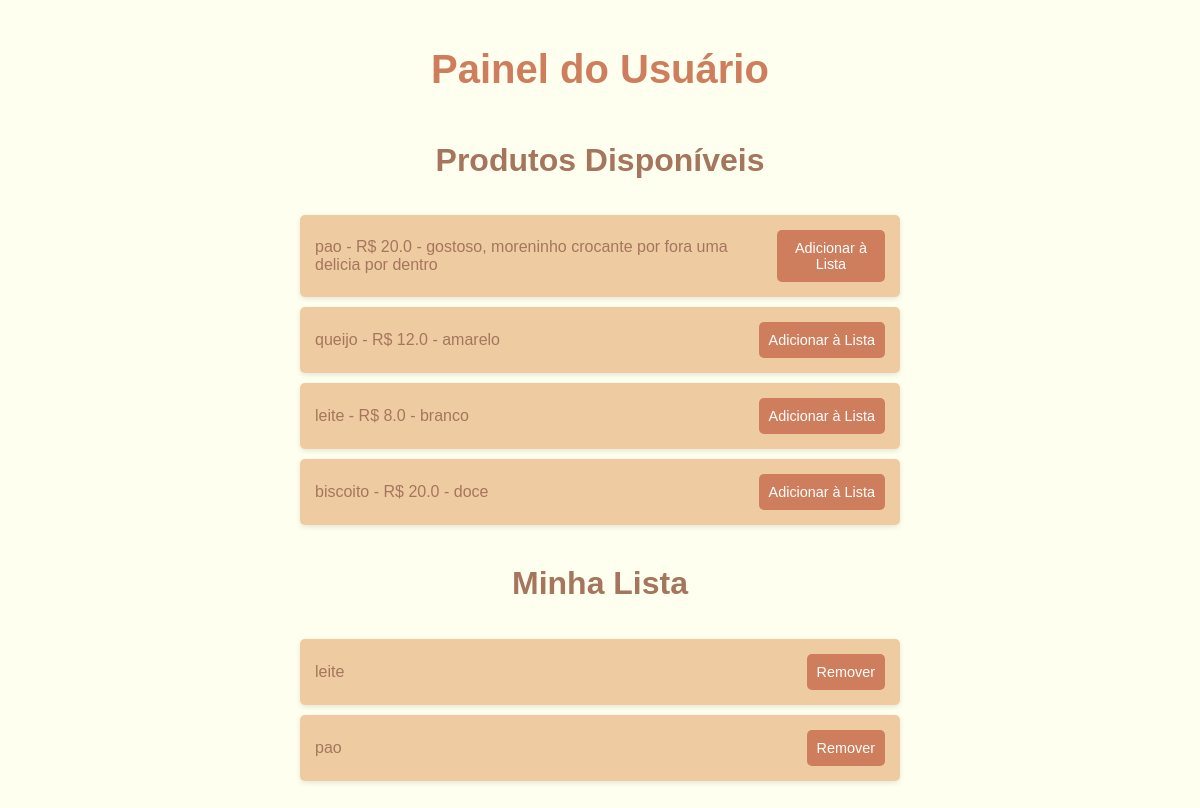
Page /pagusuario (signed in) on the committed database.
### app.py (models this page shows)
class Produto(db.Model):
    id = db.Column(db.Integer, primary_key=True)
    nome = db.Column(db.String(150), nullable=False)
    preco = db.Column(db.Float, nullable=False)
    desc = db.Column(db.String(300), nullable=False)
    estoque = db.Column(db.Integer, nullable=False)

class ListaCompra(db.Model):
    id = db.Column(db.Integer, primary_key=True)
    id_usu = db.Column(db.Integer, db.ForeignKey('cliente.id'), nullable=False)
    product_id = db.Column(db.Integer, db.ForeignKey('produto.id'), nullable=False)
    product = db.relationship('Produto', backref='lista_compras')

### app.py (the view)
@app.route('/pagusuario', methods=['GET'])
@login_required
def pagusuario():
    produtos = Produto.query.all()
    listausu = ListaCompra.query.filter_by(id_usu=current_user.id).all()
    return render_template('pagusuario.html', produtos=produtos, listausu=listausu)

### app.py (called while the page is built)
@login_manager.user_loader
def load_user(user_id):
    user = Cliente.query.get(int(user_id))
    if user is None:
        user = Funcionario.query.get(int(user_id))
    return user

### templates/pagusuario.html (shortened to what this page needs)
<!DOCTYPE html>
<html lang="pt-BR">
<head>
</head>
<body>
    <h1>Painel do Usuário</h1>
    <h2>Produtos Disponíveis</h2>
    <ul>
        {% for produto in produtos %}
            <li>
                {{ produto.nome }} - R$ {{ produto.preco }} - {{ produto.desc }}
                <form action="{{ url_for('adicionar_a_lista', product_id=produto.id) }}" method="POST">
                    <button type="submit">Adicionar à Lista</button>
                </form>
            </li>
        {% endfor %}
    </ul>
    <h2>Minha Lista</h2>
    <ul>
        {% for item in listausu %}
            <li>
 {{ item.product.nome }}
                <form action="{{ url_for('remover_da_lista', item_id=item.id) }}" method="POST">
                    <button type="submit">Remover</button>
                </form>
            </li>
        {% endfor %}
    </ul>
</body>
</html>

### templates/pagusuario.html (style rules this page uses)
body { background-color: #FFFFF0; font-family: 'Arial', sans-serif; color: #A5765D; margin: 0; padding: 20px; display: flex; flex-direction: column; align-items: center; }
h1 { font-size: 2.5em; margin-bottom: 20px; color: #CE7E5D; }
h2 { font-size: 2em; margin-top: 30px; color: #A5765D; }
ul { list-style-type: none; padding: 0; width: 100%; max-width: 600px; margin: 0; }
li { background-color: #EFCBA1; padding: 15px; margin: 10px 0; border-radius: 5px; display: flex; justify-content: space-between; align-items: center; box-shadow: 0 2px 5px rgba(0, 0, 0, 0.1); }
button { background-color: #CE7E5D; color: #FFFFFF; padding: 10px; border: none; border-radius: 5px; cursor: pointer; font-size: 0.9em; transition: background-color 0.3s; }

### rows in the picture
Produto: nome "pao", preco "20.0", desc "gostoso, moreninho crocante por fora uma delicia por dentro"
Produto: nome "queijo", preco "12.0", desc "amarelo"
Produto: nome "leite", preco "8.0", desc "branco"
Produto: nome "biscoito", preco "20.0", desc "doce"
ListaCompra: product.nome "leite"
ListaCompra: product.nome "pao"
